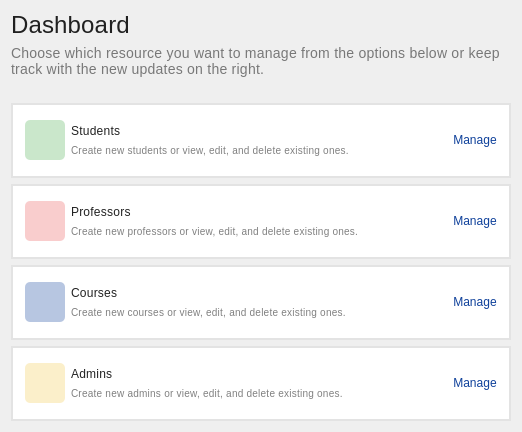
           <widget class="QWidget" name="widget_3" native="true">
            <property name="sizePolicy">
             <sizepolicy hsizetype="Fixed" vsizetype="Fixed">
              <horstretch>0</horstretch>
              <verstretch>0</verstretch>
             </sizepolicy>
            </property>
            <layout class="QVBoxLayout" name="verticalLayout_16">
             <item>
              <layout class="QVBoxLayout" name="verticalLayout_12">
               <item>
                <layout class="QVBoxLayout" name="verticalLayout_9">
                 <item>
                  <widget class="QLabel" name="label_8">
                   <property name="styleSheet">
                    <string notr="true">font-style: normal;
font-weight: 400;
font-size: 24px;
line-height: 24px;
/* identical to box height, or 100% */

letter-spacing: 0.18px;

/* 00. On Surface / High Emphasis */

color: rgba(0, 0, 0, 0.87);</string>
                   </property>
                   <property name="text">
                    <string>Dashboard</string>
                   </property>
                  </widget>
                 </item>
                 <item>
                  <widget class="QLabel" name="label_9">
                   <property name="minimumSize">
                    <size>
                     <width>400</width>
                     <height>0</height>
                    </size>
                   </property>
                   <property name="styleSheet">
                    <string notr="true">/* Body 2 */

font-family: 'Roboto';
font-style: normal;
font-weight: 400;
font-size: 14px;
line-height: 20px;
/* identical to box height, or 143% */

letter-spacing: 0.25px;

/* 00. On Surface / High Emphasis */

color: rgba(0, 0, 0, 0.50);</string>
                   </property>
                   <property name="text">
                    <string>Choose which resource you want to manage from the options below or keep track with the new updates on the right.</string>
                   </property>
                   <property name="scaledContents">
                    <bool>false</bool>
                   </property>
                   <property name="wordWrap">
                    <bool>true</bool>
                   </property>
                  </widget>
                 </item>
                 <item>
                  <spacer name="verticalSpacer_18">
                   <property name="orientation">
                    <enum>Qt::Vertical</enum>
                   </property>
                   <property name="sizeType">
                    <enum>QSizePolicy::Fixed</enum>
                   </property>
                   <property name="sizeHint" stdset="0">
                    <size>
                     <width>20</width>
                     <height>20</height>
                    </size>
                   </property>
                  </spacer>
                 </item>
                 <item>
                  <layout class="QVBoxLayout" name="verticalLayout_11">
                   <item>
                    <widget class="QWidget" name="students_card" native="true">
                     <property name="minimumSize">
                      <size>
                       <width>500</width>
                       <height>75</height>
                      </size>
                     </property>
                     <property name="maximumSize">
                      <size>
                       <width>420</width>
                       <height>75</height>
                      </size>
                     </property>
                     <property name="styleSheet">
                      <string notr="true">background-color: #fff;
border: 2px solid rgb(227, 227, 227);
padding: 0;</string>
                     </property>
                     <layout class="QHBoxLayout" name="horizontalLayout_4">
                      <item>
                       <spacer name="horizontalSpacer_4">
                        <property name="orientation">
                         <enum>Qt::Horizontal</enum>
                        </property>
                        <property name="sizeType">
                         <enum>QSizePolicy::Fixed</enum>
                        </property>
                        <property name="sizeHint" stdset="0">
                         <size>
                          <width>5</width>
                          <height>20</height>
                         </size>
                        </property>
                       </spacer>
                      </item>
                      <item>
                       <layout class="QHBoxLayout" name="horizontalLayout_3">
                        <item>
                         <widget class="QLabel" name="label_10">
                          <property name="sizePolicy">
                           <sizepolicy hsizetype="Fixed" vsizetype="Fixed">
                            <horstretch>0</horstretch>
                            <verstretch>0</verstretch>
                           </sizepolicy>
                          </property>
                          <property name="minimumSize">
                           <size>
                            <width>40</width>
                            <height>40</height>
                           </size>
                          </property>
                          <property name="styleSheet">
                           <string notr="true">background-image: url(:/icons/book-reader.svg);
background-repeat: no-repeat;
background-position: center;
background-color: rgba(76, 175, 80, 0.3);
border-radius: 5px;
border: 0;</string>
                          </property>
                          <property name="text">
                           <string/>
                          </property>
                         </widget>
                        </item>
                        <item>
                         <layout class="QVBoxLayout" name="verticalLayout_6">
                          <item>
                           <spacer name="verticalSpacer_7">
                            <property name="orientation">
                             <enum>Qt::Vertical</enum>
                            </property>
                            <property name="sizeHint" stdset="0">
                             <size>
                              <width>20</width>
                              <height>40</height>
                             </size>
                            </property>
                           </spacer>
                          </item>
                          <item>
                           <widget class="QLabel" name="label_12">
                            <property name="styleSheet">
                             <string notr="true">/* Body 2 */

font-family: 'Roboto';
font-style: normal;
font-weight: 300;
font-size: 12px;
line-height: 20px;
/* identical to box height, or 143% */
border: 0;
letter-spacing: 0.25px;
text-align: left;

/* 00. On Surface / High Emphasis */

color: rgba(0, 0, 0, 0.87);</string>
                            </property>
                            <property name="text">
                             <string>Students</string>
                            </property>
                            <property name="scaledContents">
                             <bool>false</bool>
                            </property>
                            <property name="alignment">
                             <set>Qt::AlignLeading|Qt::AlignLeft|Qt::AlignVCenter</set>
                            </property>
                            <property name="wordWrap">
                             <bool>true</bool>
                            </property>
                           </widget>
                          </item>
                          <item>
                           <widget class="QLabel" name="label_11">
                            <property name="styleSheet">
                             <string notr="true">/* Body 2 */

font-family: 'Roboto';
font-style: normal;
font-weight: 300;
font-size: 10px;
line-height: 20px;
/* identical to box height, or 143% */
border: 0;
letter-spacing: 0.25px;
text-align: left;

/* 00. On Surface / High Emphasis */

color: rgba(0, 0, 0, 0.50);</string>
                            </property>
                            <property name="text">
                             <string>Create new students or view, edit, and delete existing ones.</string>
                            </property>
                            <property name="scaledContents">
                             <bool>false</bool>
                            </property>
                            <property name="alignment">
                             <set>Qt::AlignLeading|Qt::AlignLeft|Qt::AlignVCenter</set>
                            </property>
                            <property name="wordWrap">
                             <bool>true</bool>
                            </property>
                           </widget>
                          </item>
                          <item>
                           <spacer name="verticalSpacer_8">
                            <property name="orientation">
                             <enum>Qt::Vertical</enum>
                            </property>
                            <property name="sizeHint" stdset="0">
                             <size>
                              <width>20</width>
                              <height>40</height>
                             </size>
                            </property>
                           </spacer>
                          </item>
                         </layout>
                        </item>
                       </layout>
                      </item>
                      <item>
                       <widget class="QPushButton" name="btn_nav_students">
                        <property name="sizePolicy">
                         <sizepolicy hsizetype="Fixed" vsizetype="Fixed">
                          <horstretch>0</horstretch>
                          <verstretch>0</verstretch>
                         </sizepolicy>
                        </property>
                        <property name="styleSheet">
                         <string notr="true">border: 0;
color: #0E409A;
padding-right: 5px;
text-align: center;</string>
                        </property>
                        <property name="text">
                         <string>Manage</string>
                        </property>
                       </widget>
                      </item>
                     </layout>
                    </widget>
                   </item>
                   <item>
                    <widget class="QWidget" name="card1_2" native="true">
                     <property name="minimumSize">
                      <size>
                       <width>500</width>
                       <height>75</height>
                      </size>
                     </property>
                     <property name="maximumSize">
                      <size>
                       <width>420</width>
                       <height>75</height>
                      </size>
                     </property>
                     <property name="styleSheet">
                      <string notr="true">background-color: #fff;
border: 2px solid rgb(227, 227, 227);
padding: 0;</string>
                     </property>
                     <layout class="QHBoxLayout" name="horizontalLayout_5">
                      <item>
                       <spacer name="horizontalSpacer_5">
                        <property name="orientation">
                         <enum>Qt::Horizontal</enum>
                        </property>
                        <property name="sizeType">
                         <enum>QSizePolicy::Fixed</enum>
                        </property>
                        <property name="sizeHint" stdset="0">
                         <size>
                          <width>5</width>
                          <height>20</height>
                         </size>
                        </property>
                       </spacer>
                      </item>
                      <item>
                       <layout class="QHBoxLayout" name="horizontalLayout_6">
                        <item>
                         <widget class="QLabel" name="label_13">
                          <property name="sizePolicy">
                           <sizepolicy hsizetype="Fixed" vsizetype="Fixed">
                            <horstretch>0</horstretch>
                            <verstretch>0</verstretch>
                           </sizepolicy>
                          </property>
                          <property name="minimumSize">
                           <size>
                            <width>40</width>
                            <height>40</height>
                           </size>
                          </property>
                          <property name="styleSheet">
                           <string notr="true">background-image: url(:/icons/user-md.svg);
background-repeat: no-repeat;
background-position: center;
background-color: rgba(235, 87, 87, 0.3);
border-radius: 5px;
border: 0;</string>
                          </property>
                          <property name="text">
                           <string/>
                          </property>
                         </widget>
                        </item>
                        <item>
                         <layout class="QVBoxLayout" name="verticalLayout_7">
                          <item>
                           <spacer name="verticalSpacer_12">
                            <property name="orientation">
                             <enum>Qt::Vertical</enum>
                            </property>
                            <property name="sizeHint" stdset="0">
                             <size>
                              <width>20</width>
                              <height>40</height>
                             </size>
                            </property>
                           </spacer>
                          </item>
                          <item>
                           <widget class="QLabel" name="label_14">
                            <property name="styleSheet">
                             <string notr="true">/* Body 2 */

font-family: 'Roboto';
font-style: normal;
font-weight: 300;
font-size: 12px;
line-height: 20px;
/* identical to box height, or 143% */
border: 0;
letter-spacing: 0.25px;
text-align: left;

/* 00. On Surface / High Emphasis */

color: rgba(0, 0, 0, 0.87);</string>
                            </property>
                            <property name="text">
                             <string>Professors</string>
                            </property>
                            <property name="scaledContents">
                             <bool>false</bool>
                            </property>
                            <property name="alignment">
                             <set>Qt::AlignLeading|Qt::AlignLeft|Qt::AlignVCenter</set>
                            </property>
                            <property name="wordWrap">
                             <bool>true</bool>
                            </property>
                           </widget>
                          </item>
                          <item>
                           <widget class="QLabel" name="label_15">
                            <property name="styleSheet">
                             <string notr="true">/* Body 2 */

font-family: 'Roboto';
font-style: normal;
font-weight: 300;
font-size: 10px;
line-height: 20px;
/* identical to box height, or 143% */
border: 0;
letter-spacing: 0.25px;
text-align: left;

/* 00. On Surface / High Emphasis */

color: rgba(0, 0, 0, 0.50);</string>
                            </property>
                            <property name="text">
                             <string>Create new professors or view, edit, and delete existing ones.</string>
                            </property>
                            <property name="scaledContents">
                             <bool>false</bool>
                            </property>
                            <property name="alignment">
                             <set>Qt::AlignLeading|Qt::AlignLeft|Qt::AlignVCenter</set>
                            </property>
                            <property name="wordWrap">
                             <bool>true</bool>
                            </property>
                           </widget>
                          </item>
                          <item>
                           <spacer name="verticalSpacer_13">
                            <property name="orientation">
                             <enum>Qt::Vertical</enum>
                            </property>
                            <property name="sizeHint" stdset="0">
                             <size>
                              <width>20</width>
                              <height>40</height>
                             </size>
                            </property>
                           </spacer>
                          </item>
                         </layout>
                        </item>
                       </layout>
                      </item>
                      <item>
                       <widget class="QPushButton" name="btn_nav_professors">
                        <property name="sizePolicy">
                         <sizepolicy hsizetype="Fixed" vsizetype="Fixed">
                          <horstretch>0</horstretch>
                          <verstretch>0</verstretch>
                         </sizepolicy>
                        </property>
                        <property name="styleSheet">
                         <string notr="true">border: 0;
color: #0E409A;
padding-right: 5px;
text-align: center;</string>
                        </property>
                        <property name="text">
                         <string>Manage</string>
                        </property>
                       </widget>
                      </item>
                     </layout>
                    </widget>
                   </item>
                   <item>
                    <widget class="QWidget" name="card1_3" native="true">
                     <property name="minimumSize">
                      <size>
                       <width>500</width>
                       <height>75</height>
                      </size>
                     </property>
                     <property name="maximumSize">
                      <size>
                       <width>420</width>
                       <height>75</height>
                      </size>
                     </property>
                     <property name="styleSheet">
                      <string notr="true">background-color: #fff;
border: 2px solid rgb(227, 227, 227);
padding: 0;</string>
                     </property>
                     <layout class="QHBoxLayout" name="horizontalLayout_7">
                      <item>
                       <spacer name="horizontalSpacer_6">
                        <property name="orientation">
                         <enum>Qt::Horizontal</enum>
                        </property>
                        <property name="sizeType">
                         <enum>QSizePolicy::Fixed</enum>
                        </property>
                        <property name="sizeHint" stdset="0">
                         <size>
                          <width>5</width>
                          <height>20</height>
                         </size>
                        </property>
                       </spacer>
                      </item>
                      <item>
                       <layout class="QHBoxLayout" name="horizontalLayout_8">
                        <item>
                         <widget class="QLabel" name="label_16">
                          <property name="sizePolicy">
                           <sizepolicy hsizetype="Fixed" vsizetype="Fixed">
                            <horstretch>0</horstretch>
                            <verstretch>0</verstretch>
                           </sizepolicy>
                          </property>
                          <property name="minimumSize">
                           <size>
                            <width>40</width>
                            <height>40</height>
                           </size>
                          </property>
                          <property name="styleSheet">
                           <string notr="true">background-image: url(:/icons/notebooks.svg);
background-repeat: no-repeat;
background-position: center;
background-color: rgba(14, 64, 154, 0.3);
border-radius: 5px;
border: 0;</string>
                          </property>
                          <property name="text">
                           <string/>
                          </property>
                         </widget>
                        </item>
                        <item>
                         <layout class="QVBoxLayout" name="verticalLayout_8">
                          <item>
                           <spacer name="verticalSpacer_14">
                            <property name="orientation">
                             <enum>Qt::Vertical</enum>
                            </property>
                            <property name="sizeHint" stdset="0">
                             <size>
                              <width>20</width>
                              <height>40</height>
                             </size>
                            </property>
                           </spacer>
                          </item>
                          <item>
                           <widget class="QLabel" name="label_17">
                            <property name="styleSheet">
                             <string notr="true">/* Body 2 */

font-family: 'Roboto';
font-style: normal;
font-weight: 300;
font-size: 12px;
line-height: 20px;
/* identical to box height, or 143% */
border: 0;
letter-spacing: 0.25px;
text-align: left;

/* 00. On Surface / High Emphasis */

color: rgba(0, 0, 0, 0.87);</string>
                            </property>
                            <property name="text">
                             <string>Courses</string>
                            </property>
                            <property name="scaledContents">
                             <bool>false</bool>
                            </property>
                            <property name="alignment">
                             <set>Qt::AlignLeading|Qt::AlignLeft|Qt::AlignVCenter</set>
                            </property>
                            <property name="wordWrap">
                             <bool>true</bool>
                            </property>
                           </widget>
                          </item>
                          <item>
                           <widget class="QLabel" name="label_18">
                            <property name="styleSheet">
                             <string notr="true">/* Body 2 */

font-family: 'Roboto';
font-style: normal;
font-weight: 300;
font-size: 10px;
line-height: 20px;
/* identical to box height, or 143% */
border: 0;
letter-spacing: 0.25px;
text-align: left;

/* 00. On Surface / High Emphasis */

color: rgba(0, 0, 0, 0.50);</string>
                            </property>
                            <property name="text">
                             <string>Create new courses or view, edit, and delete existing ones.</string>
                            </property>
                            <property name="scaledContents">
                             <bool>false</bool>
                            </property>
                            <property name="alignment">
                             <set>Qt::AlignLeading|Qt::AlignLeft|Qt::AlignVCenter</set>
                            </property>
                            <property name="wordWrap">
                             <bool>true</bool>
                            </property>
                           </widget>
                          </item>
                          <item>
                           <spacer name="verticalSpacer_15">
                            <property name="orientation">
                             <enum>Qt::Vertical</enum>
                            </property>
                            <property name="sizeHint" stdset="0">
                             <size>
                              <width>20</width>
                              <height>40</height>
                             </size>
                            </property>
                           </spacer>
                          </item>
                         </layout>
                        </item>
                       </layout>
                      </item>
                      <item>
                       <widget class="QPushButton" name="btn_nav_courses">
                        <property name="sizePolicy">
                         <sizepolicy hsizetype="Fixed" vsizetype="Fixed">
                          <horstretch>0</horstretch>
                          <verstretch>0</verstretch>
                         </sizepolicy>
                        </property>
                        <property name="styleSheet">
                         <string notr="true">border: 0;
color: #0E409A;
padding-right: 5px;
text-align: center;</string>
                        </property>
                        <property name="text">
                         <string>Manage</string>
                        </property>
                       </widget>
                      </item>
                     </layout>
                    </widget>
                   </item>
                   <item>
                    <widget class="QWidget" name="card1_4" native="true">
                     <property name="minimumSize">
                      <size>
                       <width>500</width>
                       <height>75</height>
                      </size>
                     </property>
                     <property name="maximumSize">
                      <size>
                       <width>420</width>
                       <height>75</height>
                      </size>
                     </property>
                     <property name="styleSheet">
                      <string notr="true">background-color: #fff;
border: 2px solid rgb(227, 227, 227);
padding: 0;</string>
                     </property>
                     <layout class="QHBoxLayout" name="horizontalLayout_9">
                      <item>
                       <spacer name="horizontalSpacer_7">
                        <property name="orientation">
                         <enum>Qt::Horizontal</enum>
                        </property>
                        <property name="sizeType">
                         <enum>QSizePolicy::Fixed</enum>
                        </property>
                        <property name="sizeHint" stdset="0">
                         <size>
                          <width>5</width>
                          <height>20</height>
                         </size>
                        </property>
                       </spacer>
                      </item>
                      <item>
                       <layout class="QHBoxLayout" name="horizontalLayout_10">
                        <item>
                         <widget class="QLabel" name="label_19">
                          <property name="sizePolicy">
                           <sizepolicy hsizetype="Fixed" vsizetype="Fixed">
                            <horstretch>0</horstretch>
                            <verstretch>0</verstretch>
                           </sizepolicy>
                          </property>
                          <property name="minimumSize">
                           <size>
                            <width>40</width>
                            <height>40</height>
                           </size>
                          </property>
                          <property name="styleSheet">
                           <string notr="true">background-image: url(:/icons/user.svg);
background-repeat: no-repeat;
background-position: center;
background-color: rgba(242, 201, 76, 0.3);
border-radius: 5px;
border: 0;</string>
                          </property>
                          <property name="text">
                           <string/>
                          </property>
                         </widget>
                        </item>
                        <item>
                         <layout class="QVBoxLayout" name="verticalLayout_10">
                          <item>
                           <spacer name="verticalSpacer_16">
                            <property name="orientation">
                             <enum>Qt::Vertical</enum>
                            </property>
                            <property name="sizeHint" stdset="0">
                             <size>
                              <width>20</width>
                              <height>40</height>
                             </size>
                            </property>
                           </spacer>
                          </item>
                          <item>
                           <widget class="QLabel" name="label_20">
                            <property name="styleSheet">
                             <string notr="true">/* Body 2 */

font-family: 'Roboto';
font-style: normal;
font-weight: 300;
font-size: 12px;
line-height: 20px;
/* identical to box height, or 143% */
border: 0;
letter-spacing: 0.25px;
text-align: left;

/* 00. On Surface / High Emphasis */

color: rgba(0, 0, 0, 0.87);</string>
                            </property>
                            <property name="text">
                             <string>Admins</string>
                            </property>
                            <property name="scaledContents">
                             <bool>false</bool>
                            </property>
                            <property name="alignment">
                             <set>Qt::AlignLeading|Qt::AlignLeft|Qt::AlignVCenter</set>
                            </property>
                            <property name="wordWrap">
                             <bool>true</bool>
                            </property>
                           </widget>
                          </item>
                          <item>
                           <widget class="QLabel" name="label_21">
                            <property name="styleSheet">
                             <string notr="true">/* Body 2 */

font-family: 'Roboto';
font-style: normal;
font-weight: 300;
font-size: 10px;
line-height: 20px;
/* identical to box height, or 143% */
border: 0;
letter-spacing: 0.25px;
text-align: left;

/* 00. On Surface / High Emphasis */

color: rgba(0, 0, 0, 0.50);</string>
                            </property>
                            <property name="text">
                             <string>Create new admins or view, edit, and delete existing ones.</string>
                            </property>
                            <property name="scaledContents">
                             <bool>false</bool>
                            </property>
                            <property name="alignment">
                             <set>Qt::AlignLeading|Qt::AlignLeft|Qt::AlignVCenter</set>
                            </property>
                            <property name="wordWrap">
                             <bool>true</bool>
                            </property>
                           </widget>
                          </item>
                          <item>
                           <spacer name="verticalSpacer_17">
                            <property name="orientation">
                             <enum>Qt::Vertical</enum>
                            </property>
                            <property name="sizeHint" stdset="0">
                             <size>
                              <width>20</width>
                              <height>40</height>
                             </size>
                            </property>
                           </spacer>
                          </item>
                         </layout>
                        </item>
                       </layout>
                      </item>
                      <item>
                       <widget class="QPushButton" name="btn_nav_admins">
                        <property name="sizePolicy">
                         <sizepolicy hsizetype="Fixed" vsizetype="Fixed">
                          <horstretch>0</horstretch>
                          <verstretch>0</verstretch>
                         </sizepolicy>
                        </property>
                        <property name="styleSheet">
                         <string notr="true">border: 0;
color: #0E409A;
padding-right: 5px;
text-align: center;</string>
                        </property>
                        <property name="text">
                         <string>Manage</string>
                        </property>
                       </widget>
                      </item>
                     </layout>
                    </widget>
                   </item>
                  </layout>
                 </item>
                </layout>
               </item>
              </layout>
             </item>
            </layout>
           </widget>
